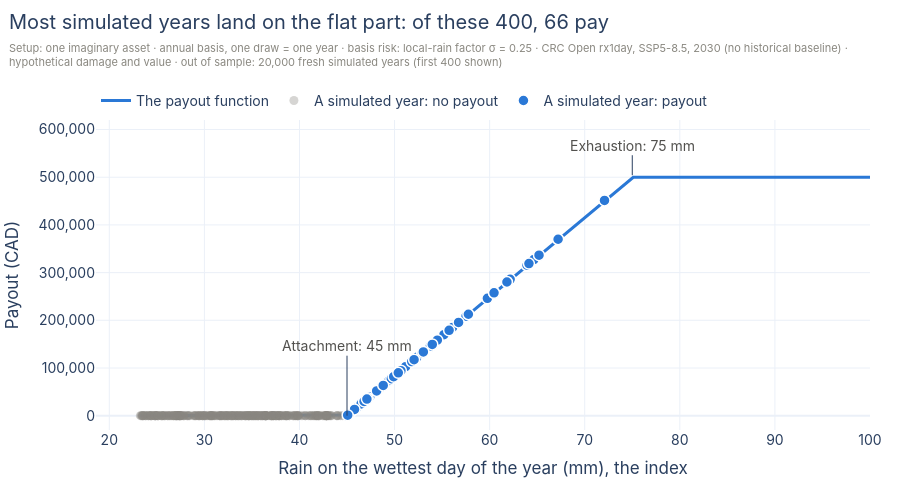

Write notebook code for a chart like this one.
### Code cell
paid = first_cover.payout_values(rain_years)
shown = np.arange(min(400, N_YEARS))
grid = np.linspace(rain_years[shown].min(), max(100.0, rain_years[shown].max()), 300)

fig = go.Figure()
fig.add_trace(go.Scatter(x=grid, y=first_cover.payout_values(grid), mode="lines", line=dict(color=BLUE, width=3),
                         name="The payout function", hovertemplate="%{x:.0f} mm: pays CAD %{y:,.0f}<extra></extra>"))
pays = paid[shown] > 0
fig.add_trace(go.Scatter(x=rain_years[shown][~pays], y=paid[shown][~pays], mode="markers", name="A simulated year: no payout",
                         marker=dict(size=9, color=MUTED, opacity=0.35, line=dict(width=0)),
                         hovertemplate="Rain %{x:.0f} mm: no payout<extra></extra>"))
fig.add_trace(go.Scatter(x=rain_years[shown][pays], y=paid[shown][pays], mode="markers", name="A simulated year: payout",
                         marker=dict(size=11, color=BLUE, line=dict(width=1.5, color="white")),
                         hovertemplate="Rain %{x:.0f} mm: pays CAD %{y:,.0f}<extra></extra>"))
fig.add_annotation(x=45, y=0, text="Attachment: 45 mm", showarrow=True, arrowhead=0, ax=0, ay=-70, font=dict(color=INK))
fig.add_annotation(x=75, y=500_000, text="Exhaustion: 75 mm", showarrow=True, arrowhead=0, ax=0, ay=-30, font=dict(color=INK), yshift=2)
layout(fig, f"Most simulated years land on the flat part: of these {len(shown)}, {int(pays.sum())} pay",
       FRESH_SETUP + f" (first {len(shown)} shown)",
       xaxis_title="Rain on the wettest day of the year (mm), the index", yaxis=dict(title="Payout (CAD)", tickformat=",.0f", range=[-30_000, 620_000]),
       legend=dict(orientation="h", yanchor="bottom", y=1.01, x=0))
fig.show()

### Figure 1 — Plotly figure (JSON) as saved in the notebook; plotly's stock layout.template omitted (floating-point values rounded to 4 significant figures; data arrays with more than 128 entries replaced by an {"elided": "..."} marker saying what was removed)
{"data": [{"hovertemplate": "%{x:.0f} mm: pays CAD %{y:,.0f}<extra></extra>", "line": {"color": "#2a78d6", "width": 3}, "mode": "lines", "name": "The payout function", "type": "scatter", "x": {"elided": "300 float values"}, "y": {"elided": "300 float values"}}, {"hovertemplate": "Rain %{x:.0f} mm: no payout<extra></extra>", "marker": {"color": "#8a8880", "line": {"width": 0}, "opacity": 0.35, "size": 9}, "mode": "markers", "name": "A simulated year: no payout", "type": "scatter", "x": {"elided": "334 float values"}, "y": {"elided": "334 float values"}}, {"hovertemplate": "Rain %{x:.0f} mm: pays CAD %{y:,.0f}<extra></extra>", "marker": {"color": "#2a78d6", "line": {"color": "white", "width": 1.5}, "size": 11}, "mode": "markers", "name": "A simulated year: payout", "type": "scatter", "x": [46.78, 45.84, 49.29, 52.2, 46.6, 47.4, 55.19, 56.1, 57.52, 47.01, 48.45, 45.15, 63.93, 45.92, 51.16, 52.35, 46.19, 45.33, 49.94, 48.48, 53.02, 53.77, 46.18, 48.76, 49.93, 48.55, 50.46, 49.39, 59.76, 67.2, 49.06, 57.76, 49.28, 52.91, 49.95, 48.16, 53.03, 49.41, 56.73, 64.52, 46.48, 54.5, 49.66, 55.74, 64.65, 65.19, 49.91, 64.13, 53.97, 45.25, 51.81, 62.16, 60.46, 72.08, 45.79, 48.12, 46.8, 50.67, 47.18, 50.39, 52.05, 60.46, 47.09, 45.07, 61.82, 48.81], "y": [29670.0, 13960.0, 71520.0, 120000.0, 26670.0, 39950.0, 169800.0, 185100.0, 208700.0, 33420.0, 57560.0, 2528.0, 315500.0, 15350.0, 102700.0, 122400.0, 19790.0, 5570.0, 82280.0, 57980.0, 133700.0, 146100.0, 19690.0, 62720.0, 82160.0, 59120.0, 91040.0, 73250.0, 246000.0, 370000.0, 67580.0, 212700.0, 71310.0, 131800.0, 82440.0, 52710.0, 133800.0, 73550.0, 195500.0, 325300.0, 24600.0, 158300.0, 77670.0, 179000.0, 327500.0, 336500.0, 81770.0, 318900.0, 149500.0, 4158.0, 113400.0, 285900.0, 257700.0, 451300.0, 13150.0, 51950.0, 29920.0, 94470.0, 36360.0, 89900.0, 117500.0, 257700.0, 34850.0, 1190.0, 280300.0, 63500.0]}], "layout": {"annotations": [{"arrowhead": 0, "ax": 0, "ay": -70, "font": {"color": "#52514e"}, "showarrow": true, "text": "Attachment: 45 mm", "x": 45, "y": 0}, {"arrowhead": 0, "ax": 0, "ay": -30, "font": {"color": "#52514e"}, "showarrow": true, "text": "Exhaustion: 75 mm", "x": 75, "y": 500000, "yshift": 2}], "font": {"family": "Inter, Helvetica, Arial, sans-serif", "size": 14}, "height": 500, "hoverlabel": {"font": {"size": 13}}, "legend": {"orientation": "h", "x": 0, "y": 1.01, "yanchor": "bottom"}, "margin": {"b": 70, "l": 75, "r": 30, "t": 120}, "title": {"subtitle": {"font": {"color": "#8a8880", "size": 11}, "text": "Setup: one imaginary asset · annual basis, one draw = one year · basis risk: local-rain factor σ = 0.25 · CRC Open rx1day, SSP5-8.5, 2030 (no historical baseline) ·<br>hypothetical damage and value · out of sample: 20,000 fresh simulated years (first 400 shown)"}, "text": "Most simulated years land on the flat part: of these 400, 66 pay", "x": 0.01, "y": 0.97, "yanchor": "top"}, "xaxis": {"title": {"text": "Rain on the wettest day of the year (mm), the index"}}, "yaxis": {"range": [-30000, 620000], "tickformat": ",.0f", "title": {"text": "Payout (CAD)"}}}}
